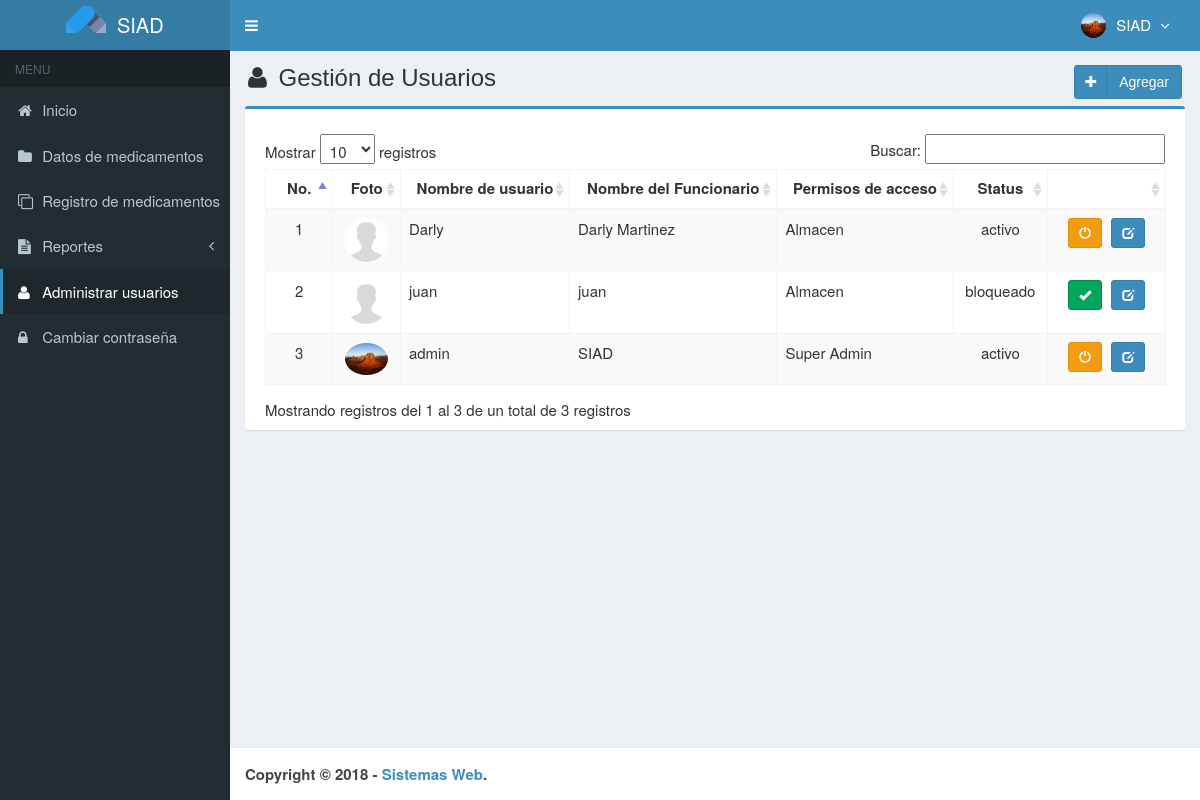
/main.php?module=user (signed in), run on an earlier commit of the app's database.
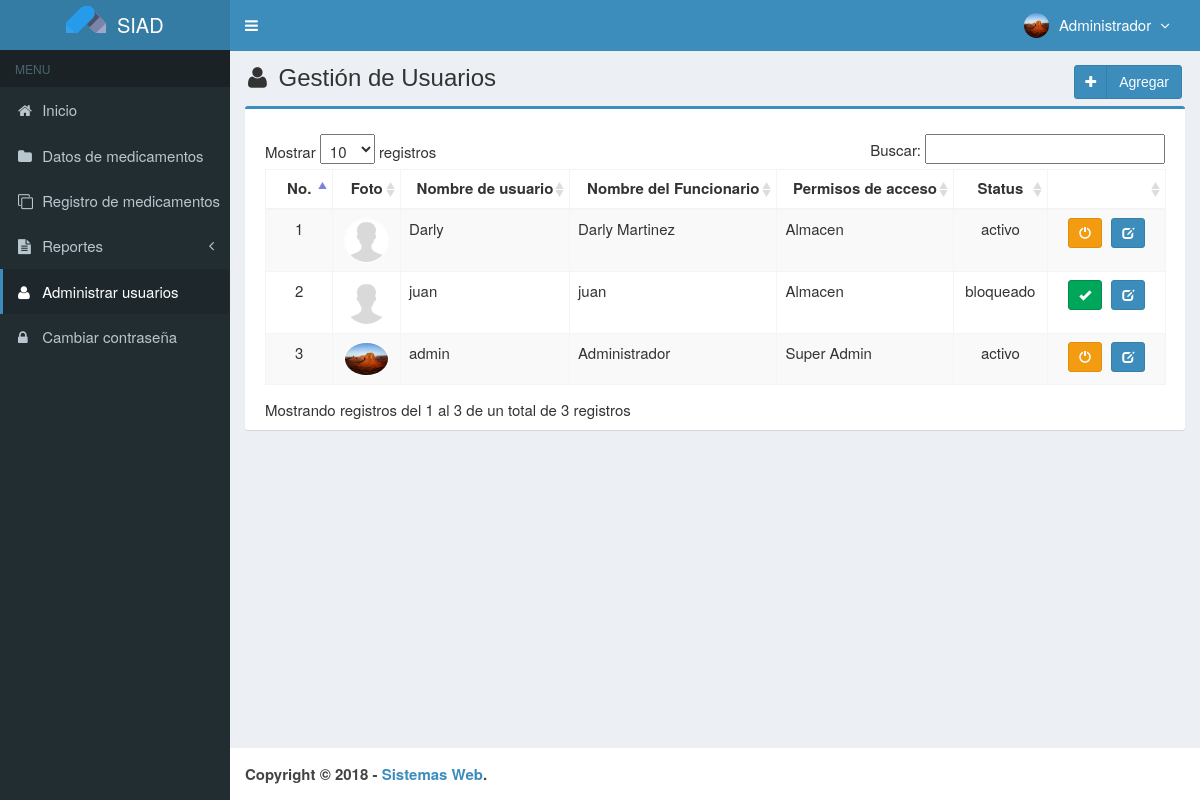
And on a later commit of the database.
### tables this page shows
CREATE TABLE `usuarios` (
  `id_user` int(3) NOT NULL,
  `username` varchar(50) NOT NULL,
  `name_user` varchar(50) NOT NULL,
  `password` varchar(50) NOT NULL,
  `correo_i` varchar(50) DEFAULT NULL,
  `telefono` varchar(13) DEFAULT NULL,
  `foto` varchar(100) DEFAULT NULL,
  `permisos_acceso` enum('Super Admin','Gerente','Almacen') NOT NULL,
  `status` enum('activo','bloqueado') NOT NULL DEFAULT 'activo',
  `created_at` timestamp NOT NULL DEFAULT CURRENT_TIMESTAMP,
  `updated_at` timestamp NOT NULL DEFAULT CURRENT_TIMESTAMP ON UPDATE CURRENT_TIMESTAMP
);

### modules/user/view.php (the view, shortened to what this page needs)
<section class="content-header">
  <h1>
    <i class="fa fa-user icon-title"></i> Gestión de Usuarios
    <a class="btn btn-primary btn-social pull-right" href="?module=form_user&form=add" title="Agregar" data-toggle="tooltip">
      <i class="fa fa-plus"></i> Agregar
    </a>
  </h1>
</section>
<section class="content">
  <div class="row">
    <div class="col-md-12">
      <div class="box box-primary">
        <div class="box-body">
          <table id="dataTables1" class="table table-bordered table-striped table-hover">
            <thead>
              <tr>
                <th class="center">No.</th>
                <th class="center">Foto</th>
                <th class="center">Nombre de usuario</th>
                <th class="center">Nombre del Funcionario</th>
                <th class="center">Permisos de acceso</th>
                <th class="center">Status</th>
                <th class="center"></th>
              </tr>
            </thead>
                        <tbody>
            <?php
            $no = 1;
            $query = mysqli_query($mysqli, "SELECT * FROM usuarios ORDER BY id_user DESC")
                                            or die('error: '.mysqli_error($mysqli));
            while ($data = mysqli_fetch_assoc($query)) {
              echo "<tr>
                      <td width='50' class='center'>$no</td>";
                      if ($data['foto']=="") { ?>
                        <td class='center'><img class='img-user' src='images/user/user-default.png' width='45'></td>
                      <?php
                      } else { ?>
                        <td class='center'><img class='img-user' src='images/user/<?php echo $data['foto']; ?>' width='45'></td>
                      <?php
                      }
              echo "  <td>$data[username]</td>
                      <td>$data[name_user]</td>
                      <td>$data[permisos_acceso]</td>
                      <td class='center'>$data[status]</td>
                      <td class='center' width='100'>
                          <div>";
                          if ($data['status']=='activo') { ?>
                            <a data-toggle="tooltip" data-placement="top" title="Bloqueado" style="margin-right:5px" class="btn btn-warning btn-sm" href="modules/user/proses.php?act=off&id=<?php echo $data['id_user'];?>">
                                <i style="color:#fff" class="glyphicon glyphicon-off"></i>
                            </a>
            <?php
                          }
                          else { ?>
                            <a data-toggle="tooltip" data-placement="top" title="activo" style="margin-right:5px" class="btn btn-success btn-sm" href="modules/user/proses.php?act=on&id=<?php echo $data['id_user'];?>">
                                <i style="color:#fff" class="glyphicon glyphicon-ok"></i>
                            </a>
            <?php
                          }
              echo "      <a data-toggle='tooltip' data-placement='top' title='Modificar' class='btn btn-primary btn-sm' href='?module=form_user&form=edit&id=$data[id_user]'>
                                <i style='color:#fff' class='glyphicon glyphicon-edit'></i>
                            </a>
                          </div>
                      </td>
                    </tr>";
              $no++;
            }
            ?>
            </tbody>
          </table>
        </div>
      </div>
    </div>
  </div>
</section><!-- /.content

### top-menu.php (shortened to what this page needs)
<?php
require_once "config/database.php";
$query = mysqli_query($mysqli, "SELECT id_user, name_user, foto, permisos_acceso FROM usuarios WHERE id_user='$_SESSION[id_user]'")
                                or die('error: '.mysqli_error($mysqli));
$data = mysqli_fetch_assoc($query);
?>
<li class="dropdown user user-menu">
  <a href="#" class="dropdown-toggle" data-toggle="dropdown">
  <?php
  if ($data['foto']=="") { ?>
    <img src="images/user/user-default.png" class="user-image" alt="User Image"/>
  <?php
  }
  else { ?>
    <img src="images/user/<?php echo $data['foto']; ?>" class="user-image" alt="User Image"/>
  <?php
  }
  ?>
    <span class="hidden-xs"><?php echo $data['name_user']; ?> <i style="margin-left:5px" class="fa fa-angle-down"></i></span>
  </a>
</li>

What changed in the data, as far as the page shows it:
changed usuarios "admin": name_user "SIAD" → "Administrador"
